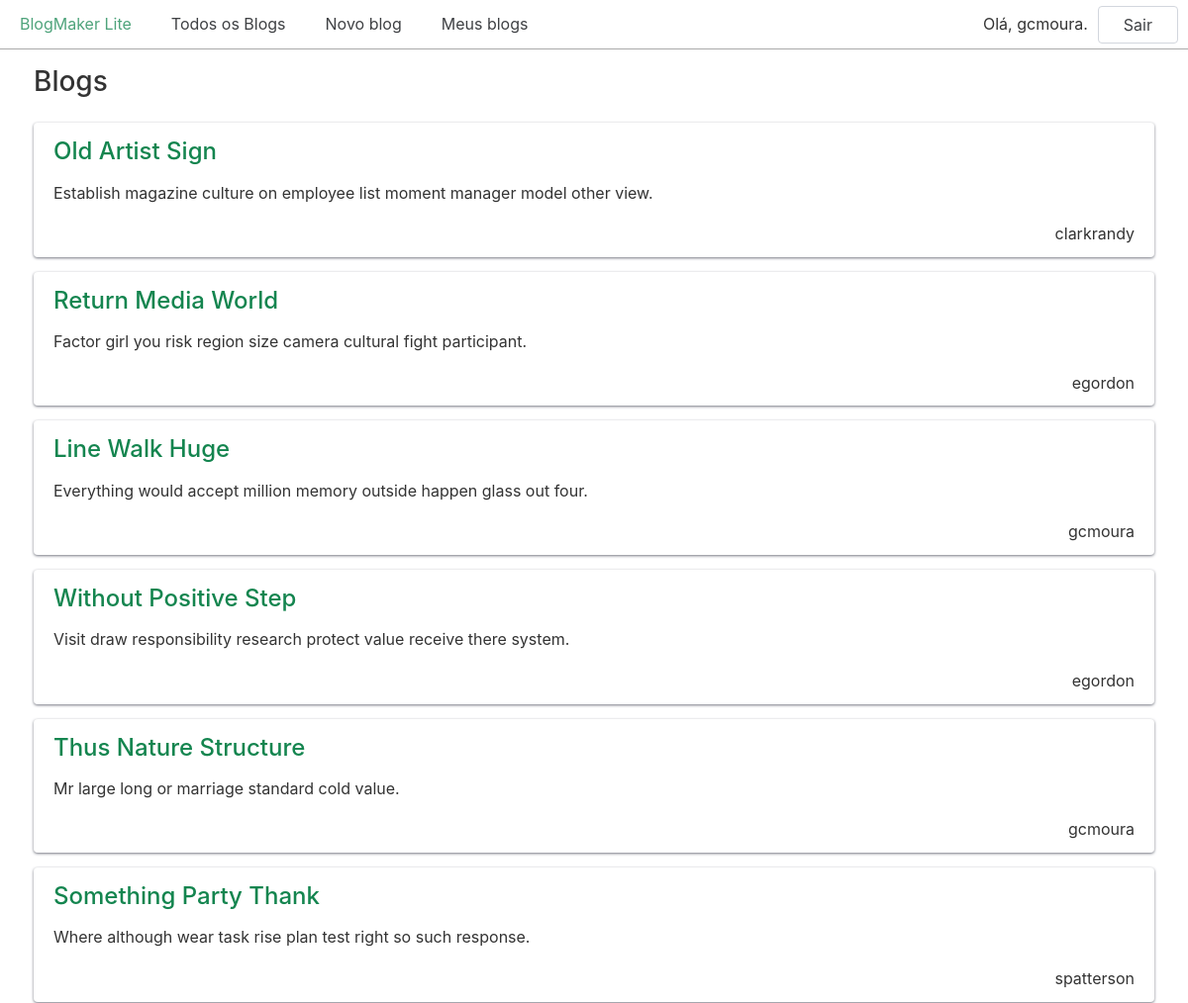
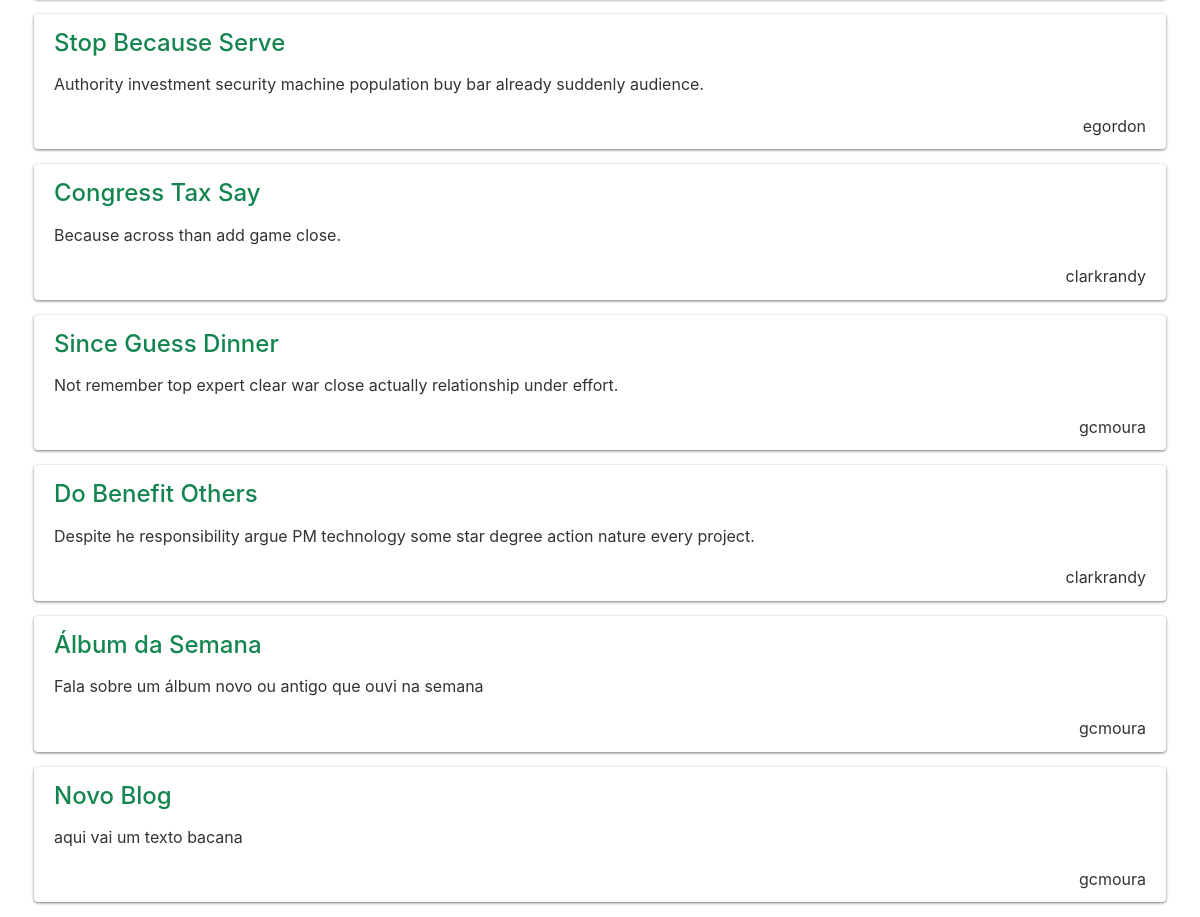
/blogs/ (signed in), run on the app's committed database (2 pictures, top to bottom).
### blogs/models.py (models this page shows, shortened)
class Blog(models.Model):
    title = models.CharField(max_length=200)
    description = models.TextField()
    date_added = models.DateTimeField(auto_now_add=True)
    owner = models.ForeignKey(User, on_delete=models.CASCADE) ## adicionado para controlar o 'dono' do Blog

### blogs/views.py (the view)
# urls.py: path("blogs/", views.blogs, name="blogs"),
def blogs(request):
    all_blogs = Blog.objects.all()
    context = {"blogs": all_blogs}
    return render(request, "blogs/blogs.html", context)

### blogs/templates/blogs/blogs.html
{% extends "blogs/base.html" %}
{% block content %}
  <h2>Blogs</h2>
  {% for blog in blogs %}
    <div class="card">
      <header>
        <h3>
          <a href="{% url 'blogs:blog' blog.id %}">{{ blog.title }}</a>
        </h3>
      </header>
      <p>{{ blog.description }}</p>
      <p class="text-right">{{ blog.owner.username }}</p>
    </div>
  {% empty %}
    <h3>Nenhum blog foi adicionado ainda.</h3>
  {% endfor %}
{% endblock content %}

### blogs/templates/blogs/base.html (shortened to what this page needs)
{% load static %}
<!doctype html>
<html lang="en-US">
  <head>
    <link href="{% static 'chota.css' %}" rel="stylesheet" type="text/css">
    <link href="{% static 'custom.css' %}" rel="stylesheet" type="text/css">
  </head>
  <body>
    <nav class="nav">
      <div class="nav-left">
        <a class="active" href="{% url 'blogs:index' %}">BlogMaker Lite</a>
        <a href="{% url 'blogs:blogs' %}">Todos os Blogs</a>
        {% if user.is_authenticated %}
          <a href="{% url 'blogs:new_blog' %}">Novo blog</a>
          <a href="{% url 'blogs:meus_blogs' %}">Meus blogs</a>
        {% endif %}
      </div>
      <div class="nav-right">
        {% if user.is_authenticated %}
          <span class="is-vertical-align">Olá, {{ user.username }}.</span>
          <form action="{% url 'accounts:logout' %}" method="post" class="is-vertical-align">
            <button class="button outline">Sair</button>
          </form>
        {% else %}
          <a href="{% url 'accounts:login' %}">Acessar</a>
          <a href="{% url 'accounts:register' %}">Registrar</a>
        {% endif %}
      </div>
    </nav>
    <div class="container">
      {% block content %}{% endblock content %}
    </div>
  </body>
</html>

### css/chota.css (style rules this page uses)
:root { --bg-color: #fff; --bg-secondary-color: #f3f3f6; --color-primary: #14854f; --color-lightGrey: #d2d6dd; --color-grey: #747681; --color-darkGrey: #3f4144; --color-error: #d43939; --color-success: #28bd14; --grid-maxWidth: 120rem; --grid-gutter: 2rem; --font-size: 1.6rem; --font-color: #333; --font-family-sans: -apple-system, "BlinkMacSystemFont", "Avenir", "Avenir Next", "Segoe UI", "Roboto", "Oxygen", "Ubuntu", "Cantarell", "Fira Sans", "Droid Sans", "Helvetica Neue", sans-serif; --font-family-mono: monaco, "Consolas", "Lucida Console", monospace; }
html { -webkit-box-sizing: border-box; box-sizing: border-box; font-size: 62.5%; line-height: 1.15; -webkit-text-size-adjust: 100%; -moz-text-size-adjust: 100%; -ms-text-size-adjust: 100%; text-size-adjust: 100%; }
*, *::before, *::after { -webkit-box-sizing: inherit; box-sizing: inherit; }
body { background-color: var(--bg-color); line-height: 1.6; font-size: var(--font-size); color: var(--font-color); font-family: "Segoe UI", "Helvetica Neue", sans-serif; font-family: var(--font-family-sans); margin: 0; padding: 0; }
h1, h2, h3, h4, h5, h6 { font-weight: 500; margin: 0.35em 0 0.7em; }
h2 { font-size: 1.75em; }
h3 { font-size: 1.5em; }
a { color: var(--color-primary); text-decoration: none; }
button { font-family: inherit; }
p { margin-top: 0; }
.container { max-width: var(--grid-maxWidth); margin: 0 auto; width: 96%; padding: 0 calc(var(--grid-gutter) / 2); }
.button, [type="button"], [type="reset"], [type="submit"], button { padding: 1rem 2.5rem; color: var(--color-darkGrey); background: var(--color-lightGrey); border-radius: 4px; border: 1px solid transparent; font-size: var(--font-size); line-height: 1; text-align: center; -webkit-transition: opacity 0.2s ease; transition: opacity 0.2s ease; text-decoration: none; -webkit-transform: scale(1); transform: scale(1); display: inline-block; cursor: pointer; }
.button.outline { background-color: transparent; border-color: var(--color-lightGrey); }
::placeholder { color: #bdbfc4; }
.nav { display: -webkit-box; display: -ms-flexbox; display: flex; min-height: 5rem; -webkit-box-align: stretch; -ms-flex-align: stretch; align-items: stretch; }
.nav-center, .nav-left, .nav-right { display: -webkit-box; display: -ms-flexbox; display: flex; -webkit-box-flex: 1; -ms-flex: 1; flex: 1; }
.nav-left { -webkit-box-pack: start; -ms-flex-pack: start; justify-content: flex-start; }
.nav-right { -webkit-box-pack: end; -ms-flex-pack: end; justify-content: flex-end; }
.nav a, .nav .brand { text-decoration: none; display: -webkit-box; display: -ms-flexbox; display: flex; -webkit-box-align: center; -ms-flex-align: center; align-items: center; padding: 1rem 2rem; color: var(--color-darkGrey); }
.nav [aria-current="page"]:not(.button), .nav .active:not(.button) { color: #000; color: var(--color-primary); }
.nav .button { margin: auto 1rem; }
.card { padding: 1rem 2rem; border-radius: 4px; background: var(--bg-color); -webkit-box-shadow: 0 1px 3px var(--color-grey); box-shadow: 0 1px 3px var(--color-grey); }
.card p:last-child { margin: 0; }
.card header > * { margin-top: 0; margin-bottom: 1rem; }
.text-right { text-align: right; }
.is-vertical-align { display: -webkit-box; display: -ms-flexbox; display: flex; -webkit-box-align: center; -ms-flex-align: center; align-items: center; }

### css/custom.css (style rules this page uses)
.nav { border-bottom: 1px solid #aaa; }
.card { margin-bottom: 15px; }

### data on the page
Blog: title "Old Artist Sign", description "Establish magazine culture on employee list moment manager model other view.", owner.username "clarkrandy"
Blog: title "Return Media World", description "Factor girl you risk region size camera cultural fight participant.", owner.username "egordon"
Blog: title "Line Walk Huge", description "Everything would accept million memory outside happen glass out four.", owner.username "gcmoura"
Blog: title "Without Positive Step", description "Visit draw responsibility research protect value receive there system.", owner.username "egordon"
Blog: title "Thus Nature Structure", description "Mr large long or marriage standard cold value.", owner.username "gcmoura"
Blog: title "Something Party Thank", description "Where although wear task rise plan test right so such response.", owner.username "spatterson"
Blog: title "Stop Because Serve", description "Authority investment security machine population buy bar already suddenly audience.", owner.username "egordon"
Blog: title "Congress Tax Say", description "Because across than add game close.", owner.username "clarkrandy"
Blog: title "Since Guess Dinner", description "Not remember top expert clear war close actually relationship under effort.", owner.username "gcmoura"
Blog: title "Do Benefit Others", description "Despite he responsibility argue PM technology some star degree action nature every project.", owner.username "clarkrandy"
Blog: title "Álbum da Semana", description "Fala sobre um álbum novo ou antigo que ouvi na semana", owner.username "gcmoura"
Blog: title "Novo Blog", description "aqui vai um texto bacana", owner.username "gcmoura"

### other printed values
{{ user.username }} "gcmoura"
